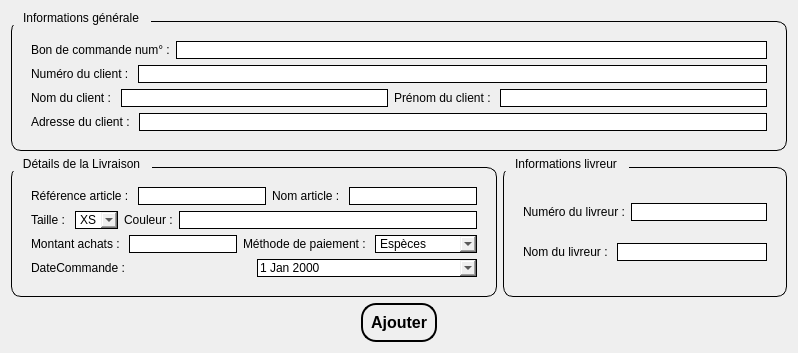
             <widget class="QWidget" name="tab_2">
              <attribute name="title">
               <string>   Ajouter Commande   </string>
              </attribute>
              <layout class="QGridLayout" name="gridLayout_38">
               <item row="0" column="0" colspan="2">
                <widget class="QGroupBox" name="groupBox_14">
                 <property name="sizePolicy">
                  <sizepolicy hsizetype="Preferred" vsizetype="Preferred">
                   <horstretch>0</horstretch>
                   <verstretch>0</verstretch>
                  </sizepolicy>
                 </property>
                 <property name="styleSheet">
                  <string notr="true">QGroupBox {
    border: 1px solid ; /* Bordure plus fine et élégante */
    border-radius: 10px;       /* Coins arrondis */
    padding: 10px;             /* Espace intérieur */
    margin-top: 10px;          /* Espace pour le titre */
}

QGroupBox::title {
    subcontrol-origin: margin;
    padding: 0 10px;                 /* Espace autour du titre */
    color: #000000;                  /* Couleur du texte du titre */
	color: rgb(0, 0, 0);       /* Fond du titre pour contraste */
    border-radius: 5px;              /* Coins arrondis du titre */
    font-weight: bold;               /* Met le titre en gras */
    font-size: 14px;                 /* Taille du texte */
}
</string>
                 </property>
                 <property name="title">
                  <string>Informations générale</string>
                 </property>
                 <layout class="QGridLayout" name="gridLayout_41">
                  <item row="3" column="0">
                   <layout class="QHBoxLayout" name="horizontalLayout_38">
                    <item>
                     <widget class="QLabel" name="label_44">
                      <property name="styleSheet">
                       <string notr="true">font: 600 9pt &quot;Segoe UI&quot;;
color: rgb(0, 0, 0);</string>
                      </property>
                      <property name="text">
                       <string>Adresse du client : </string>
                      </property>
                     </widget>
                    </item>
                    <item>
                     <widget class="QLineEdit" name="l_adresseClientl_a">
                      <property name="minimumSize">
                       <size>
                        <width>100</width>
                        <height>0</height>
                       </size>
                      </property>
                      <property name="styleSheet">
                       <string notr="true">color: rgb(0, 0, 0);
border: 1px solid black;
font: 600 10pt &quot;Segoe UI&quot;;</string>
                      </property>
                     </widget>
                    </item>
                   </layout>
                  </item>
                  <item row="1" column="0">
                   <layout class="QHBoxLayout" name="horizontalLayout_36">
                    <item>
                     <widget class="QLabel" name="label_41">
                      <property name="styleSheet">
                       <string notr="true">font: 600 9pt &quot;Segoe UI&quot;;
color: rgb(0, 0, 0);</string>
                      </property>
                      <property name="text">
                       <string>Numéro du client : </string>
                      </property>
                     </widget>
                    </item>
                    <item>
                     <widget class="QLineEdit" name="l_idcl_a">
                      <property name="minimumSize">
                       <size>
                        <width>100</width>
                        <height>0</height>
                       </size>
                      </property>
                      <property name="styleSheet">
                       <string notr="true">color: rgb(0, 0, 0);
border: 1px solid black;
font: 600 10pt &quot;Segoe UI&quot;;</string>
                      </property>
                     </widget>
                    </item>
                   </layout>
                  </item>
                  <item row="2" column="0">
                   <layout class="QHBoxLayout" name="horizontalLayout_37">
                    <item>
                     <widget class="QLabel" name="label_42">
                      <property name="styleSheet">
                       <string notr="true">font: 600 9pt &quot;Segoe UI&quot;;
color: rgb(0, 0, 0);</string>
                      </property>
                      <property name="text">
                       <string>Nom du client : </string>
                      </property>
                     </widget>
                    </item>
                    <item>
                     <widget class="QLineEdit" name="l_nomClientl_a">
                      <property name="minimumSize">
                       <size>
                        <width>100</width>
                        <height>0</height>
                       </size>
                      </property>
                      <property name="styleSheet">
                       <string notr="true">color: rgb(0, 0, 0);
border: 1px solid black;
font: 600 10pt &quot;Segoe UI&quot;;</string>
                      </property>
                     </widget>
                    </item>
                    <item>
                     <widget class="QLabel" name="label_43">
                      <property name="styleSheet">
                       <string notr="true">font: 600 9pt &quot;Segoe UI&quot;;
color: rgb(0, 0, 0);</string>
                      </property>
                      <property name="text">
                       <string>Prénom du client : </string>
                      </property>
                     </widget>
                    </item>
                    <item>
                     <widget class="QLineEdit" name="l_prenomClientl_a">
                      <property name="minimumSize">
                       <size>
                        <width>100</width>
                        <height>0</height>
                       </size>
                      </property>
                      <property name="styleSheet">
                       <string notr="true">color: rgb(0, 0, 0);
border: 1px solid black;
font: 600 10pt &quot;Segoe UI&quot;;</string>
                      </property>
                     </widget>
                    </item>
                   </layout>
                  </item>
                  <item row="0" column="0">
                   <layout class="QHBoxLayout" name="horizontalLayout_35">
                    <item>
                     <widget class="QLabel" name="label_40">
                      <property name="styleSheet">
                       <string notr="true">font: 600 9pt &quot;Segoe UI&quot;;
color: rgb(0, 0, 0);</string>
                      </property>
                      <property name="text">
                       <string>Bon de commande num° :</string>
                      </property>
                     </widget>
                    </item>
                    <item>
                     <widget class="QLineEdit" name="l_refl_a">
                      <property name="minimumSize">
                       <size>
                        <width>100</width>
                        <height>0</height>
                       </size>
                      </property>
                      <property name="styleSheet">
                       <string notr="true">color: rgb(0, 0, 0);
border: 1px solid black;
font: 600 10pt &quot;Segoe UI&quot;;</string>
                      </property>
                      <property name="readOnly">
                       <bool>true</bool>
                      </property>
                     </widget>
                    </item>
                   </layout>
                  </item>
                 </layout>
                </widget>
               </item>
               <item row="1" column="0">
                <widget class="QGroupBox" name="groupBox_15">
                 <property name="styleSheet">
                  <string notr="true">QGroupBox {
    border: 1px solid ; /* Bordure plus fine et élégante */
    border-radius: 10px;       /* Coins arrondis */
    padding: 10px;             /* Espace intérieur */
    margin-top: 10px;          /* Espace pour le titre */
}

QGroupBox::title {
    subcontrol-origin: margin;
    padding: 0 10px;                 /* Espace autour du titre */
    color: #000000;                  /* Couleur du texte du titre */
	color: rgb(0, 0, 0);       /* Fond du titre pour contraste */
    border-radius: 5px;              /* Coins arrondis du titre */
    font-weight: bold;               /* Met le titre en gras */
    font-size: 14px;                 /* Taille du texte */
}
</string>
                 </property>
                 <property name="title">
                  <string>Détails de la Livraison</string>
                 </property>
                 <layout class="QGridLayout" name="gridLayout_39">
                  <item row="0" column="0">
                   <layout class="QHBoxLayout" name="horizontalLayout_39">
                    <item>
                     <widget class="QLabel" name="label_52">
                      <property name="styleSheet">
                       <string notr="true">font: 600 9pt &quot;Segoe UI&quot;;
color: rgb(0, 0, 0);</string>
                      </property>
                      <property name="text">
                       <string>Référence article : </string>
                      </property>
                     </widget>
                    </item>
                    <item>
                     <widget class="QLineEdit" name="l_refArticlel_a">
                      <property name="minimumSize">
                       <size>
                        <width>100</width>
                        <height>0</height>
                       </size>
                      </property>
                      <property name="styleSheet">
                       <string notr="true">color: rgb(0, 0, 0);
border: 1px solid black;
font: 600 9pt &quot;Segoe UI&quot;;</string>
                      </property>
                     </widget>
                    </item>
                    <item>
                     <widget class="QLabel" name="label_53">
                      <property name="styleSheet">
                       <string notr="true">font: 600 9pt &quot;Segoe UI&quot;;
color: rgb(0, 0, 0);</string>
                      </property>
                      <property name="text">
                       <string>Nom article : </string>
                      </property>
                     </widget>
                    </item>
                    <item>
                     <widget class="QLineEdit" name="l_nomArticlel_a">
                      <property name="minimumSize">
                       <size>
                        <width>100</width>
                        <height>0</height>
                       </size>
                      </property>
                      <property name="styleSheet">
                       <string notr="true">color: rgb(0, 0, 0);
border: 1px solid black;
font: 600 10pt &quot;Segoe UI&quot;;</string>
                      </property>
                     </widget>
                    </item>
                   </layout>
                  </item>
                  <item row="1" column="0">
                   <layout class="QHBoxLayout" name="horizontalLayout_41">
                    <item>
                     <widget class="QLabel" name="label_54">
                      <property name="styleSheet">
                       <string notr="true">font: 600 9pt &quot;Segoe UI&quot;;
color: rgb(0, 0, 0);</string>
                      </property>
                      <property name="text">
                       <string>Taille : </string>
                      </property>
                     </widget>
                    </item>
                    <item>
                     <widget class="QComboBox" name="l_tailleArticlel_a">
                      <property name="styleSheet">
                       <string notr="true">color: rgb(0, 0, 0);
border: 1px solid black;
font: 600 10pt &quot;Segoe UI&quot;;</string>
                      </property>
                      <item>
                       <property name="text">
                        <string>XS</string>
                       </property>
                      </item>
                      <item>
                       <property name="text">
                        <string>S</string>
                       </property>
                      </item>
                      <item>
                       <property name="text">
                        <string>M</string>
                       </property>
                      </item>
                      <item>
                       <property name="text">
                        <string>L</string>
                       </property>
                      </item>
                      <item>
                       <property name="text">
                        <string>XL</string>
                       </property>
                      </item>
                      <item>
                       <property name="text">
                        <string>XXL</string>
                       </property>
                      </item>
                     </widget>
                    </item>
                    <item>
                     <widget class="QLabel" name="label_55">
                      <property name="styleSheet">
                       <string notr="true">font: 600 9pt &quot;Segoe UI&quot;;
color: rgb(0, 0, 0);</string>
                      </property>
                      <property name="text">
                       <string>Couleur :</string>
                      </property>
                     </widget>
                    </item>
                    <item>
                     <widget class="QLineEdit" name="l_couleurArticlel_a">
                      <property name="minimumSize">
                       <size>
                        <width>100</width>
                        <height>0</height>
                       </size>
                      </property>
                      <property name="styleSheet">
                       <string notr="true">color: rgb(0, 0, 0);
border: 1px solid black;
font: 600 10pt &quot;Segoe UI&quot;;</string>
                      </property>
                     </widget>
                    </item>
                   </layout>
                  </item>
                  <item row="2" column="0">
                   <layout class="QHBoxLayout" name="horizontalLayout_45">
                    <item>
                     <widget class="QLabel" name="label_61">
                      <property name="styleSheet">
                       <string notr="true">font: 600 9pt &quot;Segoe UI&quot;;
color: rgb(0, 0, 0);</string>
                      </property>
                      <property name="text">
                       <string>Montant achats : </string>
                      </property>
                     </widget>
                    </item>
                    <item>
                     <widget class="QLineEdit" name="l_montantAchatsl_a">
                      <property name="minimumSize">
                       <size>
                        <width>100</width>
                        <height>0</height>
                       </size>
                      </property>
                      <property name="styleSheet">
                       <string notr="true">color: rgb(0, 0, 0);
border: 1px solid black;
font: 600 10pt &quot;Segoe UI&quot;;</string>
                      </property>
                     </widget>
                    </item>
                    <item>
                     <widget class="QLabel" name="label_62">
                      <property name="styleSheet">
                       <string notr="true">font: 600 9pt &quot;Segoe UI&quot;;
color: rgb(0, 0, 0);</string>
                      </property>
                      <property name="text">
                       <string>Méthode de paiement : </string>
                      </property>
                     </widget>
                    </item>
                    <item>
                     <widget class="QComboBox" name="l_methodePaiement_a">
                      <property name="styleSheet">
                       <string notr="true">color: rgb(0, 0, 0);
border: 1px solid black;
font: 600 10pt &quot;Segoe UI&quot;;</string>
                      </property>
                      <item>
                       <property name="text">
                        <string>Espèces</string>
                       </property>
                      </item>
                      <item>
                       <property name="text">
                        <string>Carte Bancaire</string>
                       </property>
                      </item>
                      <item>
                       <property name="text">
                        <string>Chèque</string>
                       </property>
                      </item>
                     </widget>
                    </item>
                   </layout>
                  </item>
                  <item row="3" column="0">
                   <layout class="QHBoxLayout" name="horizontalLayout_40">
                    <item>
                     <widget class="QLabel" name="label_56">
                      <property name="styleSheet">
                       <string notr="true">font: 600 9pt &quot;Segoe UI&quot;;
color: rgb(0, 0, 0);</string>
                      </property>
                      <property name="text">
                       <string>DateCommande : </string>
                      </property>
                     </widget>
                    </item>
                    <item>
                     <widget class="QDateEdit" name="l_dateCommande_a">
                      <property name="styleSheet">
                       <string notr="true">color: rgb(0, 0, 0);
border: 1px solid black;
font: 600 10pt &quot;Segoe UI&quot;;</string>
                      </property>
                      <property name="calendarPopup">
                       <bool>true</bool>
                      </property>
                     </widget>
                    </item>
                   </layout>
                  </item>
                 </layout>
                </widget>
               </item>
               <item row="1" column="1">
                <widget class="QGroupBox" name="groupBox_16">
                 <property name="styleSheet">
                  <string notr="true">QGroupBox {
    border: 1px solid ; /* Bordure plus fine et élégante */
    border-radius: 10px;       /* Coins arrondis */
    padding: 10px;             /* Espace intérieur */
    margin-top: 10px;          /* Espace pour le titre */
}

QGroupBox::title {
    subcontrol-origin: margin;
    padding: 0 10px;                 /* Espace autour du titre */
    color: #000000;                  /* Couleur du texte du titre */
	color: rgb(0, 0, 0);       /* Fond du titre pour contraste */
    border-radius: 5px;              /* Coins arrondis du titre */
    font-weight: bold;               /* Met le titre en gras */
    font-size: 14px;                 /* Taille du texte */
}
</string>
                 </property>
                 <property name="title">
                  <string>Informations livreur</string>
                 </property>
                 <layout class="QGridLayout" name="gridLayout_40">
                  <item row="0" column="0">
                   <layout class="QHBoxLayout" name="horizontalLayout_42">
                    <item>
                     <widget class="QLabel" name="label_57">
                      <property name="styleSheet">
                       <string notr="true">font: 600 9pt &quot;Segoe UI&quot;;
color: rgb(0, 0, 0);</string>
                      </property>
                      <property name="text">
                       <string>Numéro du livreur :</string>
                      </property>
                     </widget>
                    </item>
                    <item>
                     <widget class="QLineEdit" name="l_idel_a">
                      <property name="minimumSize">
                       <size>
                        <width>100</width>
                        <height>0</height>
                       </size>
                      </property>
                      <property name="styleSheet">
                       <string notr="true">color: rgb(0, 0, 0);
border: 1px solid black;
font: 600 10pt &quot;Segoe UI&quot;;</string>
                      </property>
                     </widget>
                    </item>
                   </layout>
                  </item>
                  <item row="1" column="0">
                   <layout class="QGridLayout" name="gridLayout_11">
                    <item row="0" column="0">
                     <widget class="QLabel" name="label_58">
                      <property name="styleSheet">
                       <string notr="true">font: 600 9pt &quot;Segoe UI&quot;;
color: rgb(0, 0, 0);</string>
                      </property>
                      <property name="text">
                       <string>Nom du livreur : </string>
                      </property>
                     </widget>
                    </item>
                    <item row="0" column="1">
                     <widget class="QLineEdit" name="l_nomLivreurl_a">
                      <property name="minimumSize">
                       <size>
                        <width>100</width>
                        <height>0</height>
                       </size>
                      </property>
                      <property name="styleSheet">
                       <string notr="true">color: rgb(0, 0, 0);
border: 1px solid black;
font: 600 10pt &quot;Segoe UI&quot;;</string>
                      </property>
                     </widget>
                    </item>
                   </layout>
                  </item>
                 </layout>
                </widget>
               </item>
               <item row="2" column="0" colspan="2">
                <layout class="QHBoxLayout" name="horizontalLayout_34">
                 <item>
                  <spacer name="horizontalSpacer_22">
                   <property name="orientation">
                    <enum>Qt::Orientation::Horizontal</enum>
                   </property>
                   <property name="sizeType">
                    <enum>QSizePolicy::Policy::Fixed</enum>
                   </property>
                   <property name="sizeHint" stdset="0">
                    <size>
                     <width>350</width>
                     <height>20</height>
                    </size>
                   </property>
                  </spacer>
                 </item>
                 <item>
                  <widget class="QPushButton" name="b_ajouterl">
                   <property name="styleSheet">
                    <string notr="true">QPushButton {
    color: black;                  /* Couleur du texte par défaut */
    border: 2px solid black;     /* Bordure légèrement plus foncée */
    border-radius: 15px;            /* Coins arrondis */
    padding: 8px 8px;             /* Espacement interne */
    font-size: 16px;               /* Taille de police */
    font-weight: bold;             /* Texte en gras */
    transition: background-color 0.3s ease; /* Transition douce pour la couleur */
}

QPushButton:hover {
    background-color: #00159b;     /* Couleur de fond au clic */
    color: white;                  /* Texte en blanc au clic */
}

QPushButton:pressed {
    background-color: #00159b;     /* Couleur de fond au clic */
    color: white;                  /* Texte en blanc au clic */
}
</string>
                   </property>
                   <property name="text">
                    <string>Ajouter</string>
                   </property>
                  </widget>
                 </item>
                 <item>
                  <spacer name="horizontalSpacer_23">
                   <property name="orientation">
                    <enum>Qt::Orientation::Horizontal</enum>
                   </property>
                   <property name="sizeType">
                    <enum>QSizePolicy::Policy::Preferred</enum>
                   </property>
                   <property name="sizeHint" stdset="0">
                    <size>
                     <width>350</width>
                     <height>20</height>
                    </size>
                   </property>
                  </spacer>
                 </item>
                </layout>
               </item>
              </layout>
             </widget>
